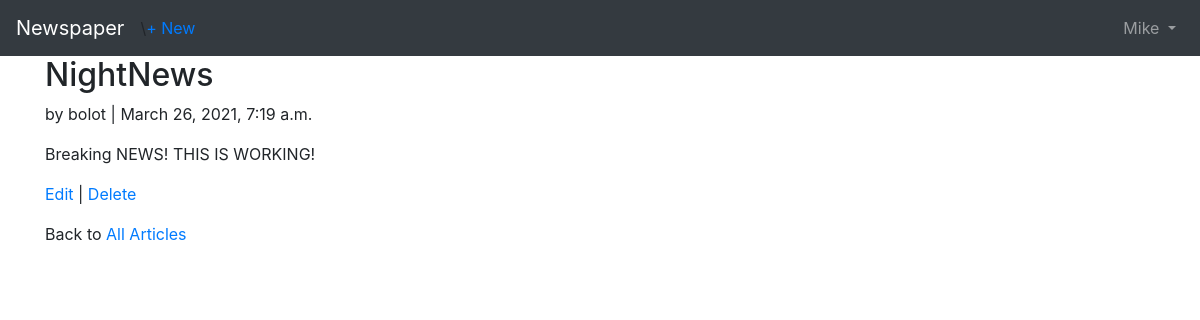
The app's page /articles2/ (signed in) with its own data.
### users/models.py (models this page shows)
class CustomUser(AbstractUser):
    age = models.PositiveIntegerField(null= True, blank = True)

### articles/models.py (models this page shows, shortened)
class Article(models.Model):
    title = models.CharField(max_length=255)
    body = models.TextField()
    date = models.DateTimeField(auto_now_add= True)
    author = models.ForeignKey(
        get_user_model(),
        on_delete = models.CASCADE,
    )

### articles/views.py (the view)
class ArticleDetailView(LoginRequiredMixin,DeleteView):
    model = Article
    template_name = 'article_detail.html'
    login_url = 'login'

### templates/article_detail.html
{% extends 'base.html'%}
{% block content %}
<div class = "article-entry">
    <h2>{{object.title}}</h2>
    <p>by {{object.author}} | {{object.date}}</p>
    <p>{{object.body}}</p>
</div>
<p><a href = "{% url 'article_edit' article.pk %}">Edit</a> |
<a href = "{% url 'article_delete' article.pk %}">Delete</a></p>
<p>Back to <a href = "{% url 'article_list' %}">All Articles</a></p>
{% endblock content %}

### templates/base.html (shortened to what this page needs)
<!DOCTYPE html>
<html>
<head>
  <link rel="stylesheet" href="https://stackpath.bootstrapcdn.com/bootstrap/4.5.0/css/bootstrap.min.css">
</head>
<body>
  <nav class="navbar navbar-expand-lg navbar-dark bg-dark">
    <a class="navbar-brand" href="{% url 'home' %}">Newspaper</a>
    {% if user.is_authenticated %}
      <ul class = "navbar-nav mr-auto">\
        <li class = "nav-item"><a href = "{% url 'article_new' %}">+ New</a></li>
      </ul>
      {% endif %}
    <div class="collapse navbar-collapse" id="navbarSupportedContent">
      {% if user.is_authenticated %}
        <ul class="navbar-nav ml-auto">
          <li class="nav-item">
            <a class="nav-link dropdown-toggle" href="#" id="navbarDropdown" role="button" data-toggle="dropdown" aria-haspopup="true" aria-expanded="false">
              {{ user.username }}
            </a>
          </li>
        </ul>
      {% endif %}
    </div>
  </nav>
  <main>
    <div class="container">
      {% block content %}
      {% endblock content %}
    </div>
  </main>
</body>
</html>

### records on screen
CustomUser: username "Mike"
Article: title "NightNews", author "bolot", date "March 26, 2021, 7:19 a.m.", body "Breaking NEWS! THIS IS WORKING!"
